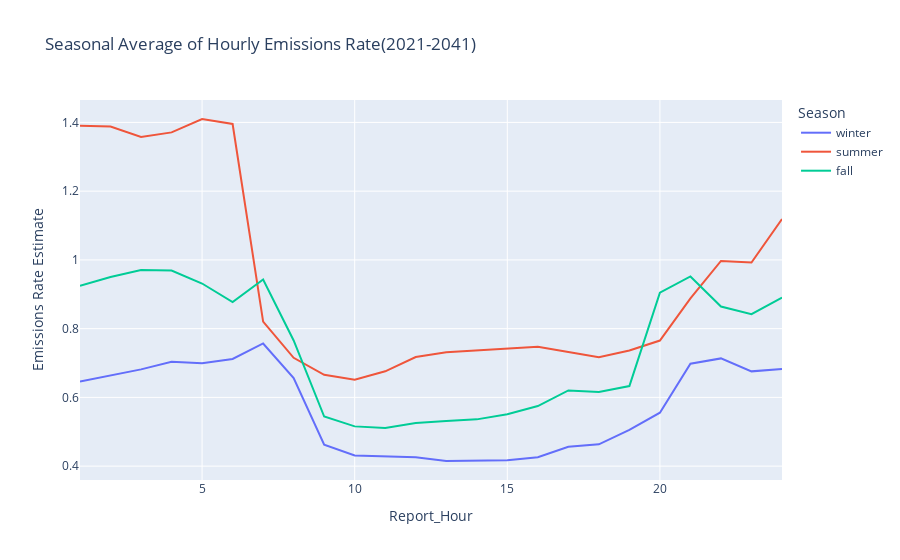

Notebook code cell kept with this figure:
### Code cell
fig_seasonalmean=px.line(df_seasonalmean,
                       x='Report_Hour',
                       y='Emissions Rate Estimate',
                       color='Season',
                       title='Seasonal Average for DR Days'
                      )
fig_seasonalmean

### Figure 1 — Plotly figure (JSON) as saved in the notebook; plotly's stock layout.template omitted (floating-point values rounded to 4 significant figures)
{"data": [{"hovertemplate": "Season=winter<br>Report_Hour=%{x}<br>Emissions Rate Estimate=%{y}<extra></extra>", "legendgroup": "winter", "line": {"color": "#636efa", "dash": "solid"}, "marker": {"symbol": "circle"}, "mode": "lines", "name": "winter", "orientation": "v", "showlegend": true, "type": "scatter", "x": [1, 2, 3, 4, 5, 6, 7, 8, 9, 10, 11, 12, 13, 14, 15, 16, 17, 18, 19, 20, 21, 22, 23, 24], "xaxis": "x", "y": [0.6464, 0.6632, 0.6816, 0.7034, 0.6993, 0.7119, 0.7569, 0.6563, 0.4627, 0.4312, 0.4277, 0.4258, 0.415, 0.4152, 0.4175, 0.4258, 0.4565, 0.4636, 0.5057, 0.5554, 0.6981, 0.7135, 0.6757, 0.6824], "yaxis": "y"}, {"hovertemplate": "Season=summer<br>Report_Hour=%{x}<br>Emissions Rate Estimate=%{y}<extra></extra>", "legendgroup": "summer", "line": {"color": "#EF553B", "dash": "solid"}, "marker": {"symbol": "circle"}, "mode": "lines", "name": "summer", "orientation": "v", "showlegend": true, "type": "scatter", "x": [1, 2, 3, 4, 5, 6, 7, 8, 9, 10, 11, 12, 13, 14, 15, 16, 17, 18, 19, 20, 21, 22, 23, 24], "xaxis": "x", "y": [1.39, 1.388, 1.358, 1.371, 1.41, 1.395, 0.8206, 0.7152, 0.6657, 0.6512, 0.676, 0.7174, 0.7315, 0.7367, 0.7435, 0.7472, 0.7319, 0.7166, 0.7366, 0.7654, 0.8882, 0.9969, 0.9922, 1.119], "yaxis": "y"}, {"hovertemplate": "Season=fall<br>Report_Hour=%{x}<br>Emissions Rate Estimate=%{y}<extra></extra>", "legendgroup": "fall", "line": {"color": "#00cc96", "dash": "solid"}, "marker": {"symbol": "circle"}, "mode": "lines", "name": "fall", "orientation": "v", "showlegend": true, "type": "scatter", "x": [1, 2, 3, 4, 5, 6, 7, 8, 9, 10, 11, 12, 13, 14, 15, 16, 17, 18, 19, 20, 21, 22, 23, 24], "xaxis": "x", "y": [0.9244, 0.9504, 0.9708, 0.9693, 0.9313, 0.8771, 0.9428, 0.7656, 0.5443, 0.5157, 0.5107, 0.5252, 0.5311, 0.5361, 0.551, 0.5747, 0.6203, 0.6157, 0.6329, 0.9047, 0.9519, 0.8644, 0.8421, 0.8905], "yaxis": "y"}], "layout": {"legend": {"title": {"text": "Season"}, "tracegroupgap": 0}, "title": {"text": "Seasonal Average of Hourly Emissions Rate(2021-2041)"}, "xaxis": {"anchor": "y", "domain": [0, 1], "title": {"text": "Report_Hour"}}, "yaxis": {"anchor": "x", "domain": [0, 1], "title": {"text": "Emissions Rate Estimate"}}}}
